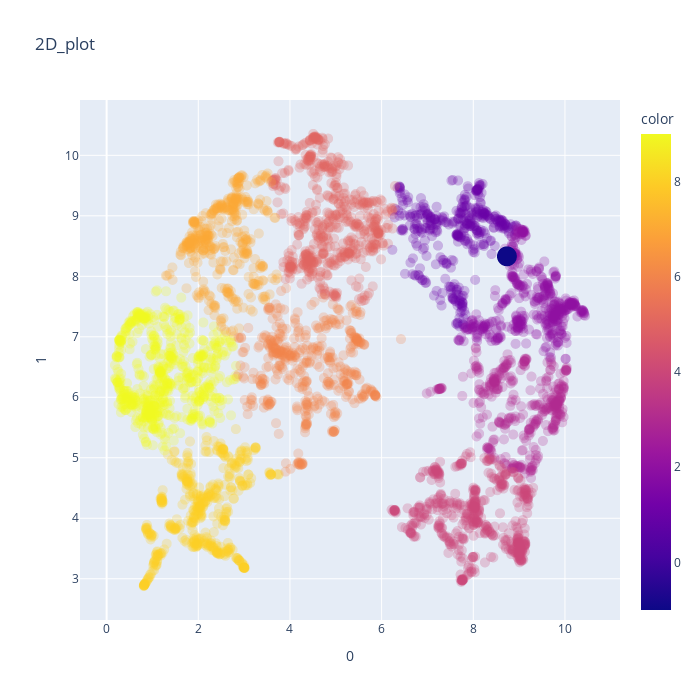

Here is the notebook cell this chart was saved with:
### Code cell
if N_dimensions == 2:
    fig = px.scatter(
        clusterable_embedding,
        x=0, y=1,
        title='2D_plot',
        color=colors,
        size=weights,
        height=700,
        width=700,
        opacity=opacities,
        )
    fig.update_traces(
        marker=dict(
            line=dict(width=0,color='DarkSlateGrey')),
            selector=dict(mode='markers')
            )
    fig.show()

elif N_dimensions == 3:
    fig = px.scatter_3d(
        clusterable_embedding,
        x=0, y=1, z=2,
        title='3D_plot',
        color = colors,
        size=weights,
        height=700,
        width=700,
        opacity=opacities,
        )
    fig.update_traces(
        marker=dict(
            line=dict(width=0,color='DarkSlateGrey')),
            selector=dict(mode='markers')
            )
    fig.show()

else:
    pass

### Figure 1 — Plotly figure (JSON) as saved in the notebook; plotly's stock layout.template omitted (floating-point values rounded to 4 significant figures; data arrays with more than 128 entries replaced by an {"elided": "..."} marker saying what was removed)
{"data": [{"hovertemplate": "0=%{x}<br>1=%{y}<br>size=%{marker.size}<br>color=%{marker.color}<extra></extra>", "legendgroup": "", "marker": {"color": {"elided": "4599 int values"}, "coloraxis": "coloraxis", "line": {"color": "DarkSlateGrey", "width": 0}, "opacity": {"elided": "4599 float values"}, "size": {"elided": "4599 int values"}, "sizemode": "area", "sizeref": 0.2, "symbol": "circle"}, "mode": "markers", "name": "", "showlegend": false, "type": "scattergl", "x": {"elided": "4599 float values"}, "xaxis": "x", "y": {"elided": "4599 float values"}, "yaxis": "y"}], "layout": {"coloraxis": {"colorbar": {"title": {"text": "color"}}, "colorscale": [[0, "#0d0887"], [0.1111, "#46039f"], [0.2222, "#7201a8"], [0.3333, "#9c179e"], [0.4444, "#bd3786"], [0.5556, "#d8576b"], [0.6667, "#ed7953"], [0.7778, "#fb9f3a"], [0.8889, "#fdca26"], [1, "#f0f921"]]}, "height": 700, "legend": {"itemsizing": "constant", "tracegroupgap": 0}, "title": {"text": "2D_plot"}, "width": 700, "xaxis": {"anchor": "y", "domain": [0, 1], "title": {"text": "0"}}, "yaxis": {"anchor": "x", "domain": [0, 1], "title": {"text": "1"}}}}
